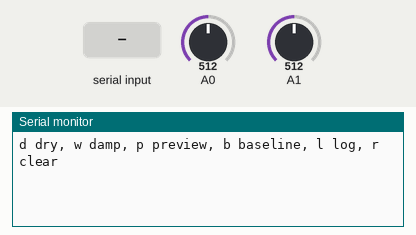
A sketch run on a simulated Arduino Uno, built with avr-gcc and run on an emulated ATmega328P. Shown: the last lines printed to the serial monitor. The inputs (shaded band) are chosen by the test bench; at power-on: A0 = 512, A1 = 512.

Above: at 1.2 s.
1.3 s: "d\n" received over Serial
At 2.1 s:
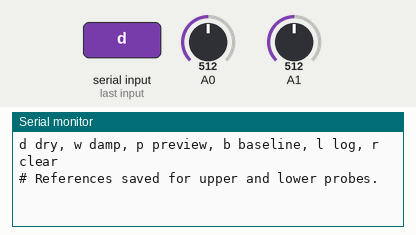
2.8 s: byte 112 ('p') received over Serial
At 3.3 s:
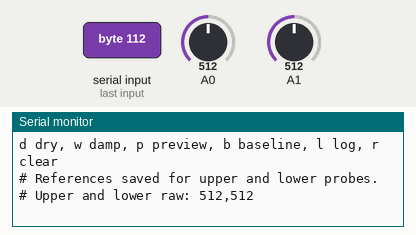
4.3 s: byte 98 ('b') received over Serial
At 5.5 s:
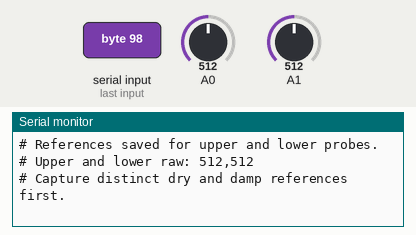
5.8 s: byte 108 ('l') received over Serial
At 6.7 s:
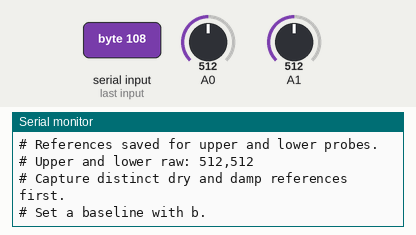
7.3 s: byte 114 ('r') received over Serial
At 7.9 s:
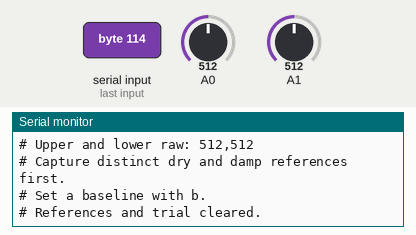

Measured:
- after the input at 1.3 s, the serial monitor: prints a new line at once (image 1)
- after the input at 2.8 s, the serial monitor: prints a new line at once (image 2)
- after the input at 4.3 s, the serial monitor: prints a new line at once (image 3)
- after the input at 5.8 s, the serial monitor: prints a new line at once (image 4)
- after the input at 7.3 s, the serial monitor: prints a new line at once (image 5)

The sketch:

plant_pot_depth_comparison.ino
```cpp
// Plant pot depth comparison · Arduino Uno R3 + two SEN0193 probes.
struct Probe {
  uint8_t pin;
  int dry = -1;
  int damp = -1;
  float baseline = 0;
  bool responded = false;
  unsigned long firstResponse = 0;

  explicit Probe(uint8_t analogPin) : pin(analogPin) {}

  bool calibrated() const {
    return dry >= 0 && damp >= 0 && abs(damp - dry) >= 12;
  }

  float index(int raw) const {
    return (raw - dry) * 100.0 / (damp - dry);
  }
};

Probe probes[] = {Probe(A0), Probe(A1)};
const float minimumRise = 8.0;
bool running = false;
unsigned long startedAt = 0;

int readProbe(uint8_t pin) {
  analogRead(pin);
  unsigned int total = 0;
  for (uint8_t i = 0; i < 16; ++i) total += analogRead(pin);
  return (total + 8) / 16;
}

void logReading(const int (&raw)[2], unsigned long elapsed) {
  Serial.print(elapsed);
  for (uint8_t i = 0; i < 2; ++i) {
    Probe& probe = probes[i];
    const float current = probe.index(raw[i]);
    const float rise = current - probe.baseline;
    if (!probe.responded && rise >= minimumRise) {
      probe.responded = true;
      probe.firstResponse = elapsed;
    }
    Serial.print(',');
    Serial.print(current, 1);
    Serial.print(',');
    Serial.print(rise, 1);
    Serial.print(',');
    if (probe.responded) Serial.print(probe.firstResponse);
  }
  Serial.println();
}

void setup() {
  Serial.begin(115200);
  Serial.println(F("d dry, w damp, p preview, b baseline, l log, r clear"));
}

void loop() {
  if (!Serial.available()) return;
  const int command = Serial.read();
  if (command == '\r' || command == '\n') return;
  const int raw[2] = {readProbe(probes[0].pin), readProbe(probes[1].pin)};

  switch (command) {
    case 'd':
    case 'w':
      for (uint8_t i = 0; i < 2; ++i) {
        if (command == 'd') probes[i].dry = raw[i];
        else probes[i].damp = raw[i];
      }
      running = false;
      Serial.println(F("# References saved for upper and lower probes."));
      break;
    case 'p':
      Serial.print(F("# Upper and lower raw: "));
      Serial.print(raw[0]);
      Serial.print(',');
      Serial.println(raw[1]);
      break;
    case 'b':
      if (!probes[0].calibrated() || !probes[1].calibrated()) {
        Serial.println(F("# Capture distinct dry and damp references first."));
        break;
      }
      for (uint8_t i = 0; i < 2; ++i) {
        probes[i].baseline = probes[i].index(raw[i]);
        probes[i].responded = false;
      }
      startedAt = millis();
      running = true;
      Serial.println(F("elapsed_s,upper_index,upper_rise,upper_first_s,lower_index,lower_rise,lower_first_s"));
      logReading(raw, 0);
      break;
    case 'l':
      if (running) logReading(raw, (millis() - startedAt) / 1000UL);
      else Serial.println(F("# Set a baseline with b."));
      break;
    case 'r':
      for (Probe& probe : probes) probe.dry = probe.damp = -1;
      running = false;
      Serial.println(F("# References and trial cleared."));
      break;
  }
}
```
